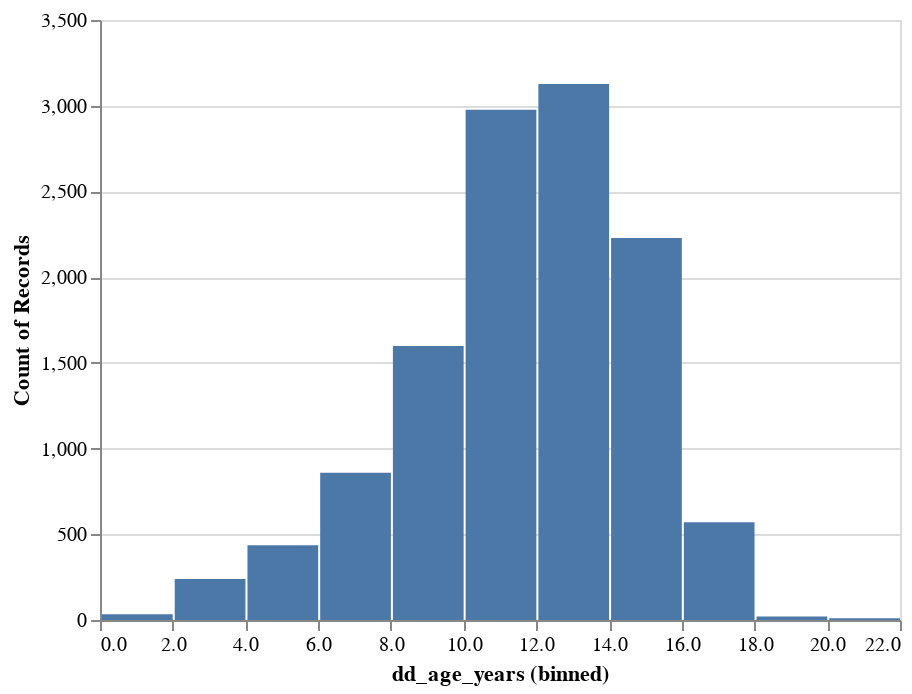

Notebook cell for this chart:
### Markdown cell above
# Exploratory Data Analysis: Age Distribution

### Code cell
age_df = merged_df_fin[['oc_primary_residence_state', 'dd_age_years']]

source = age_df

alt.Chart(source).mark_bar().encode(
    alt.X("dd_age_years:Q", bin=True),
    y='count()',
)

### Figure 1 — Vega-Lite specification as saved in the notebook (floating-point values rounded to 4 significant figures; data arrays with more than 128 entries replaced by an {"elided": "..."} marker saying what was removed)
{"config": {"view": {"continuousWidth": 400, "continuousHeight": 300}}, "data": {"name": "data-ceca6cf6da80bca0a7b3e2a4309ac6fa"}, "mark": "bar", "encoding": {"x": {"bin": true, "field": "dd_age_years", "type": "quantitative"}, "y": {"aggregate": "count", "type": "quantitative"}}, "$schema": "https://vega.github.io/schema/vega-lite/v4.17.0.json", "datasets": {"data-ceca6cf6da80bca0a7b3e2a4309ac6fa": {"elided": "12098 records"}}}
